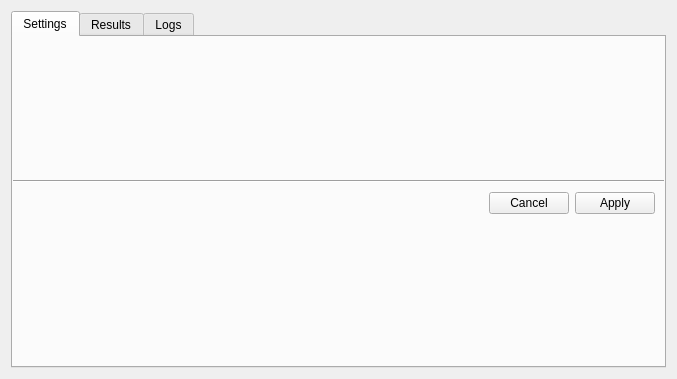
<?xml version="1.0" encoding="UTF-8"?>
<ui version="4.0">
 <class>BaseNodeView</class>
 <widget class="QWidget" name="BaseNodeView">
  <property name="windowModality">
   <enum>Qt::NonModal</enum>
  </property>
  <property name="geometry">
   <rect>
    <x>0</x>
    <y>0</y>
    <width>677</width>
    <height>379</height>
   </rect>
  </property>
  <property name="windowTitle">
   <string>BaseNodeView</string>
  </property>
  <layout class="QHBoxLayout" name="horizontalLayout">
   <item>
    <widget class="QTabWidget" name="tabWidget">
     <property name="currentIndex">
      <number>0</number>
     </property>
     <widget class="QWidget" name="settings_tab">
      <attribute name="title">
       <string>Settings</string>
      </attribute>
      <layout class="QVBoxLayout" name="verticalLayout_2">
       <property name="spacing">
        <number>0</number>
       </property>
       <property name="leftMargin">
        <number>0</number>
       </property>
       <property name="topMargin">
        <number>0</number>
       </property>
       <property name="rightMargin">
        <number>0</number>
       </property>
       <property name="bottomMargin">
        <number>0</number>
       </property>
       <item>
        <layout class="QVBoxLayout" name="settings_main_layout" stretch="1,0,0">
         <property name="spacing">
          <number>0</number>
         </property>
         <item>
          <layout class="QVBoxLayout" name="settings_layout"/>
         </item>
         <item>
          <widget class="Line" name="line">
           <property name="orientation">
            <enum>Qt::Horizontal</enum>
           </property>
          </widget>
         </item>
         <item>
          <layout class="QHBoxLayout" name="horizontalLayout_3">
           <property name="spacing">
            <number>6</number>
           </property>
           <property name="leftMargin">
            <number>9</number>
           </property>
           <property name="topMargin">
            <number>9</number>
           </property>
           <property name="rightMargin">
            <number>9</number>
           </property>
           <property name="bottomMargin">
            <number>9</number>
           </property>
           <item>
            <spacer name="horizontalSpacer_2">
             <property name="orientation">
              <enum>Qt::Horizontal</enum>
             </property>
             <property name="sizeHint" stdset="0">
              <size>
               <width>40</width>
               <height>20</height>
              </size>
             </property>
            </spacer>
           </item>
           <item>
            <widget class="QPushButton" name="cancel_settings_pushbutton">
             <property name="text">
              <string>Cancel</string>
             </property>
            </widget>
           </item>
           <item>
            <widget class="QPushButton" name="apply_settings_pushbutton">
             <property name="text">
              <string>Apply</string>
             </property>
            </widget>
           </item>
          </layout>
         </item>
        </layout>
       </item>
      </layout>
     </widget>
     <widget class="QWidget" name="tab_2">
      <attribute name="title">
       <string>Results</string>
      </attribute>
      <layout class="QVBoxLayout" name="verticalLayout_6">
       <property name="spacing">
        <number>0</number>
       </property>
       <property name="leftMargin">
        <number>0</number>
       </property>
       <property name="topMargin">
        <number>0</number>
       </property>
       <property name="rightMargin">
        <number>0</number>
       </property>
       <property name="bottomMargin">
        <number>0</number>
       </property>
       <item>
        <layout class="QVBoxLayout" name="results_layout">
         <property name="spacing">
          <number>0</number>
         </property>
        </layout>
       </item>
      </layout>
     </widget>
     <widget class="QWidget" name="logs_tab">
      <attribute name="title">
       <string>Logs</string>
      </attribute>
      <layout class="QVBoxLayout" name="verticalLayout_5">
       <property name="spacing">
        <number>6</number>
       </property>
       <property name="leftMargin">
        <number>9</number>
       </property>
       <property name="topMargin">
        <number>9</number>
       </property>
       <property name="rightMargin">
        <number>9</number>
       </property>
       <property name="bottomMargin">
        <number>9</number>
       </property>
       <item>
        <layout class="QVBoxLayout" name="verticalLayout_4">
         <item>
          <widget class="QTextEdit" name="logs_textedit">
           <property name="font">
            <font>
             <family>Courier 10 Pitch</family>
            </font>
           </property>
           <property name="readOnly">
            <bool>true</bool>
           </property>
           <property name="acceptRichText">
            <bool>false</bool>
           </property>
          </widget>
         </item>
         <item>
          <layout class="QHBoxLayout" name="horizontalLayout_2">
           <item>
            <spacer name="horizontalSpacer">
             <property name="orientation">
              <enum>Qt::Horizontal</enum>
             </property>
             <property name="sizeHint" stdset="0">
              <size>
               <width>40</width>
               <height>20</height>
              </size>
             </property>
            </spacer>
           </item>
           <item>
            <widget class="QPushButton" name="clear_pushbutton">
             <property name="text">
              <string>Clear</string>
             </property>
            </widget>
           </item>
           <item>
            <widget class="QPushButton" name="save_pushbutton">
             <property name="text">
              <string>Save</string>
             </property>
            </widget>
           </item>
          </layout>
         </item>
        </layout>
       </item>
      </layout>
     </widget>
    </widget>
   </item>
  </layout>
 </widget>
 <resources/>
 <connections>
  <connection>
   <sender>clear_pushbutton</sender>
   <signal>clicked()</signal>
   <receiver>BaseNodeView</receiver>
   <slot>on_clear_logs()</slot>
   <hints>
    <hint type="sourcelabel">
     <x>609</x>
     <y>468</y>
    </hint>
    <hint type="destinationlabel">
     <x>378</x>
     <y>250</y>
    </hint>
   </hints>
  </connection>
  <connection>
   <sender>save_pushbutton</sender>
   <signal>clicked()</signal>
   <receiver>BaseNodeView</receiver>
   <slot>on_save_logs()</slot>
   <hints>
    <hint type="sourcelabel">
     <x>695</x>
     <y>468</y>
    </hint>
    <hint type="destinationlabel">
     <x>378</x>
     <y>250</y>
    </hint>
   </hints>
  </connection>
  <connection>
   <sender>apply_settings_pushbutton</sender>
   <signal>clicked()</signal>
   <receiver>BaseNodeView</receiver>
   <slot>on_apply_settings()</slot>
   <hints>
    <hint type="sourcelabel">
     <x>623</x>
     <y>354</y>
    </hint>
    <hint type="destinationlabel">
     <x>338</x>
     <y>189</y>
    </hint>
   </hints>
  </connection>
  <connection>
   <sender>cancel_settings_pushbutton</sender>
   <signal>clicked()</signal>
   <receiver>BaseNodeView</receiver>
   <slot>on_cancel_settings()</slot>
   <hints>
    <hint type="sourcelabel">
     <x>537</x>
     <y>354</y>
    </hint>
    <hint type="destinationlabel">
     <x>338</x>
     <y>189</y>
    </hint>
   </hints>
  </connection>
 </connections>
 <slots>
  <slot>on_save_logs()</slot>
  <slot>on_clear_logs()</slot>
  <slot>on_destroyed()</slot>
  <slot>on_apply_settings()</slot>
  <slot>on_cancel_settings()</slot>
 </slots>
</ui>
